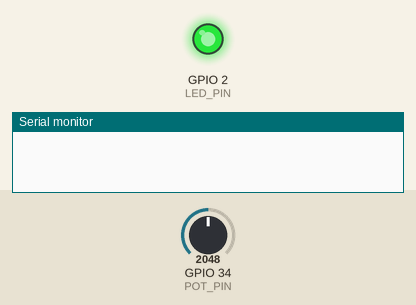
Recording of a program running on a simulated ESP32. Shown: output pins drawn as LEDs (lit = HIGH), the last lines printed to the serial monitor. Inputs (shaded band) come from the test bench; at power-on: GPIO 34 (POT_PIN) = 2048 (analog values on the 0–4095 scale).

Above: at 0.1 s.
At 1.7 s:
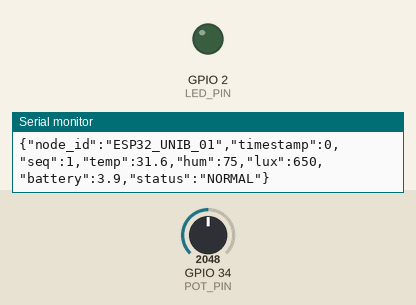
1.8 s: GPIO 34 (POT_PIN) set to 1059
4.5 s: GPIO 34 (POT_PIN) set to 972
Timing chart, 0 to 7.5 s (numbered marks = the images above; inputs shaded):
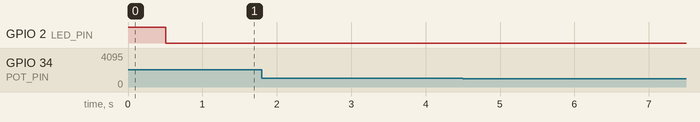

The program:

main.cpp
```cpp
#include <Arduino.h>
#include <ArduinoJson.h>

const char* NODE_ID = "ESP32_UNIB_01";
const int POT_PIN = 34;   // Input ADC analog
const int LED_PIN = 2;    // Indikator TX transmisi

uint32_t packet_seq = 0;

void setup() {
    Serial.begin(115200);
    while (!Serial) { delay(10); }

    pinMode(POT_PIN, INPUT);
    pinMode(LED_PIN, OUTPUT);
    analogReadResolution(12);

    digitalWrite(LED_PIN, HIGH);
    delay(500);
    digitalWrite(LED_PIN, LOW);
}

void loop() {
    packet_seq++;

    // Baca sensor analog (potensiometer simulasi tegangan)
    int raw_adc = analogRead(POT_PIN);
    float voltage = (raw_adc / 4095.0f) * 3.3f;
    float temp = 25.0f + (voltage * 4.0f);                      // 25.0 - 38.2 C
    float hum = 60.0f + ((4095 - raw_adc) / 4095.0f) * 30.0f;  // 60 - 90%
    float battery = 3.6f + (voltage / 3.3f) * 0.6f;             // 3.6 - 4.2 V

    // Susun dokumen JSON
    StaticJsonDocument<256> doc;
    doc["node_id"] = NODE_ID;
    doc["timestamp"] = (uint32_t)(millis() / 1000);
    doc["seq"] = packet_seq;
    doc["temp"] = round(temp * 100.0) / 100.0;
    doc["hum"] = round(hum * 10.0) / 10.0;
    doc["lux"] = map(raw_adc, 0, 4095, 100, 1200);
    doc["battery"] = round(battery * 100.0) / 100.0;
    doc["status"] = (battery > 3.75f) ? "NORMAL" : "LOW_BAT";

    // Kedipkan LED indikator pengiriman
    digitalWrite(LED_PIN, HIGH);

    // Kirim payload dengan delimiter newline (\r\n)
    serializeJson(doc, Serial);
    Serial.println();

    digitalWrite(LED_PIN, LOW);

    // Interval pengiriman 2 detik
    delay(2000);
}
```
